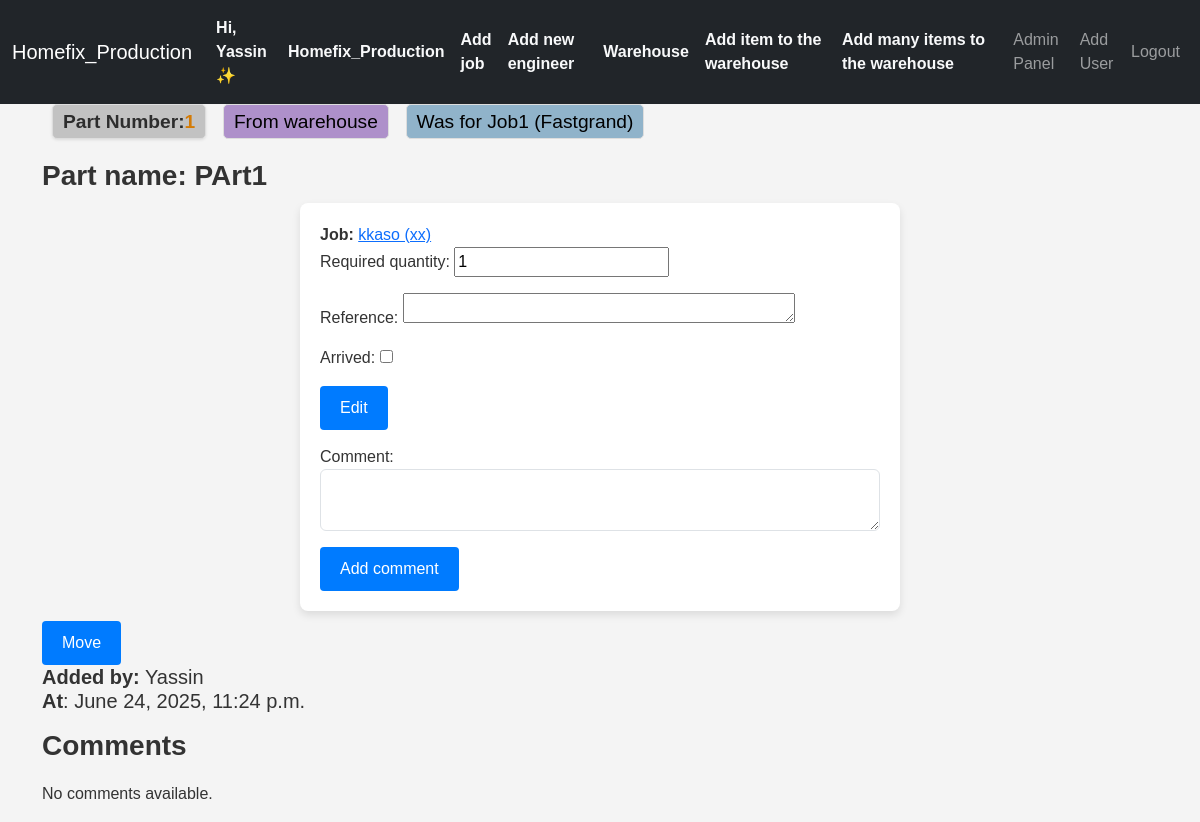
Before: /item/4/ (signed in) with the older database file.
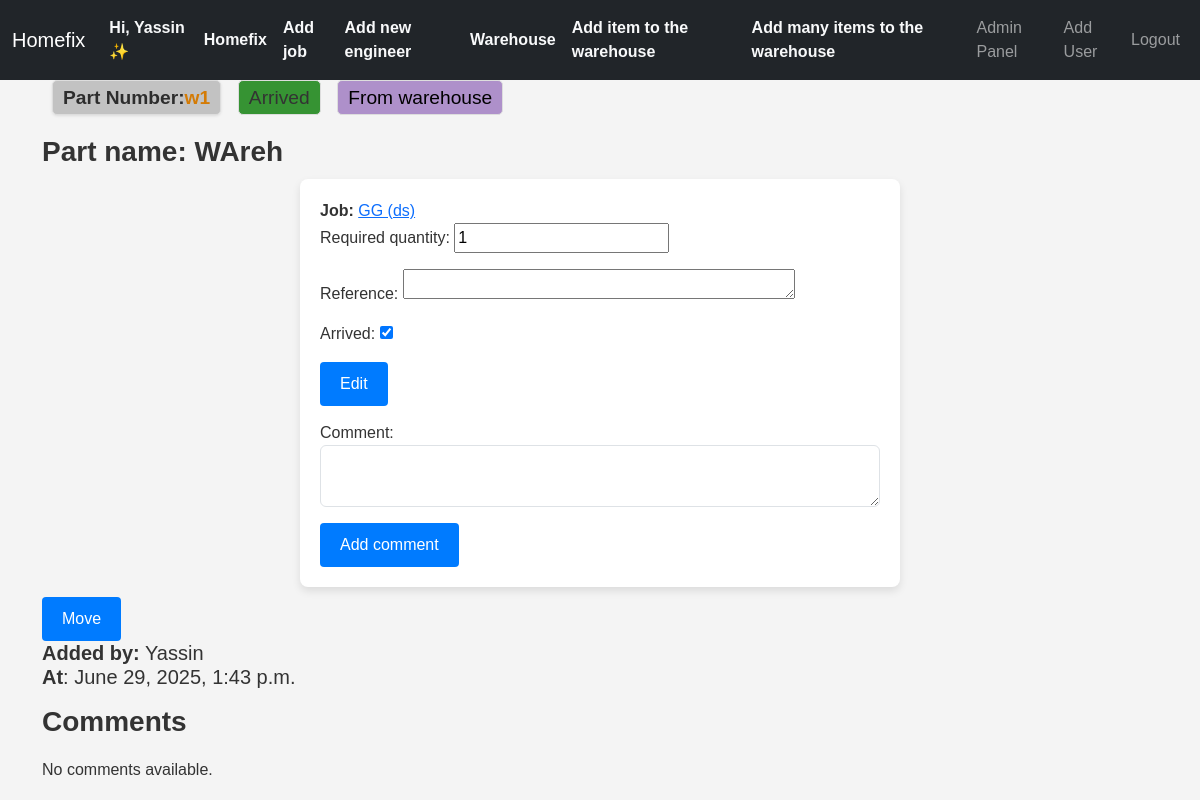
After: the same page with the newer database file.
### inventory/models.py (models this page shows, shortened)
class CustomUser(AbstractUser):
    permission_choices=[('admin','Admin'),
                        ('employee','Employee'),
                        ('owner','Owner')]
    company = models.ForeignKey(Company, on_delete=models.CASCADE, null=True, blank=True, related_name="employeees")
    email = models.EmailField(unique=True)
    username = models.CharField(max_length=90, unique=False)
    permission = models.CharField(choices=permission_choices,default='employee')
    is_owner=models.BooleanField(default=False,)
    is_admin=models.BooleanField(default=False,)
    is_employee=models.BooleanField(default=False,)
    is_banned=models.BooleanField(default=False,)
    REQUIRED_FIELDS = ['username',]
    USERNAME_FIELD = 'email'
    verbose_name='User'
    class Meta:
        verbose_name_plural = 'users'
        ordering = ['is_owner','is_admin','is_employee','is_banned']

class Company(models.Model):
    owner = models.ForeignKey("inventory.CustomUser", on_delete=models.CASCADE, null=True, blank=True,related_name="company_owner")
    employees = models.ManyToManyField('CustomUser', related_name='companies')
    company_name=models.CharField(max_length=70)
    company_email = models.EmailField(unique=True)
    address=models.TextField()
    phone=models.CharField(max_length=15)
    class Meta:
        verbose_name_plural = 'companies'
        ordering = ['company_name']

class JobItem(models.Model):
    job = models.ForeignKey(Job, on_delete=models.DO_NOTHING, related_name="items")
    item = models.ForeignKey(Item, on_delete=models.CASCADE, related_name="job_items")
    job_quantity = models.PositiveSmallIntegerField(default=0)  # How many needed for this job
    arrived_quantity=models.PositiveSmallIntegerField(default=0)
    reference=models.TextField(blank=True,null=True,max_length=40)
    ordered=models.BooleanField(default=False)
    arrived=models.BooleanField(default=False)
    is_used=models.BooleanField(default=False)
    from_warehouse=models.BooleanField(default=False)
    notes=models.TextField(null=True, blank=True)
    was_for_job=models.ForeignKey(Job, on_delete=models.DO_NOTHING,null=True,blank=True, related_name="moveditems")

class Item(models.Model):
    name=models.CharField(max_length=70)
    part_number=models.TextField(max_length=30)
    price=models.DecimalField(max_digits=10, decimal_places=2,)
    reference=models.TextField(blank=True,null=True,max_length=40)
    supplier=models.CharField(max_length=70)
    company=models.ForeignKey(Company,on_delete=models.CASCADE,related_name="item_company")
    added_date=models.DateTimeField(auto_now_add=True)
    added_by=models.ForeignKey(CustomUser, on_delete=models.DO_NOTHING, null=True, blank=True, related_name="added_by_user")
    required_quantity=models.PositiveSmallIntegerField(default=0)
    arrived_quantity=models.PositiveSmallIntegerField(default=0)
    ordered=models.BooleanField(default=False)

class Job(models.Model):
    status_chouces=[
        ('ready', 'Ready'),
        ('paused', 'Paused'),
        ('completed', 'Completed'),
        ('cancelled', 'Cancelled'),
        ('quoted', 'Quoted and waiting')
    ]
    address = models.CharField(max_length=70)
    job_id=models.BigIntegerField()
    status=models.CharField(choices=status_chouces, max_length=20)
    quotation=models.DecimalField(max_digits=10, decimal_places=2,blank=True,null=True)
    engineer=models.ForeignKey(Engineer,on_delete=models.SET_NULL,null=True,blank=True)
    parent_account=models.CharField(max_length=70)
    added_date=models.DateField(auto_now_add=True)
    company=models.ForeignKey(Company,on_delete=models.CASCADE,related_name="job_company")
    items_arrived=models.BooleanField(default=False, )
    post_code=models.CharField(max_length=10, null=True, blank=True)
    quoted=models.BooleanField(default=False)
    class Meta:
        unique_together = ('job_id', 'company')  # Enforce uniqueness at the company level
        ordering=['-added_date']
    def __str__(self):
        return self.address +" ("+ str(self.parent_account)+") "

### inventory/views.py (the view, shortened to what this page needs)
# urls.py: path('item/<int:pk>/',views.update_item,name='update_item'),
@login_required
def update_item(request, pk):
    item = JobItem.objects.get(Q(id=pk) & Q(job__company=request.user.company))
    completed=item.job.status=='completed'
    form = JobItemForm(instance=item,)#,updating=True,completed=completed
    comments_form=CommentForm(initial={
        'content_type': ContentType.objects.get_for_model(JobItem),
        'object_id': item.id,
        'company': request.user.company,
        })
    comments= Comment.objects.filter(content_type=ContentType.objects.get_for_model(JobItem), object_id=item.id,company=request.user.company)
    context = {'form': form,'item': item,'comments_form':comments_form,"comments":comments,"completed":completed}
    return render(request, 'inventory/update_item.html', context)

### inventory/forms.py (shortened to what this page needs)
class JobItemForm(forms.ModelForm):
    class Meta:
        model=JobItem
        fields='__all__'
        exclude=['job','from_warehouse','is_used','status','was_for_job','added_by','notes']
        widgets={'reference':forms.Textarea(attrs={'rows':1}),}
    def __init__(self, *args,**kwargs):
        super().__init__(*args, **kwargs)
        self.fields['item'].widget=forms.HiddenInput()
        self.fields['job_quantity'].label='Required quantity'
        if self.instance.is_used or self.instance.job.status=='completed' :
            for field in self.fields.values():
                field.widget.attrs['class'] = 'faded-input'
                field.widget.attrs['disabled'] = 'disabled'
        if self.instance.from_warehouse or (self.instance.was_for_job and self.instance.from_warehouse):
            self.fields['arrived_quantity'].widget=forms.HiddenInput()
            self.fields['ordered'].widget=forms.HiddenInput()

### inventory/templatetags/custom_tags.py (called while the page is built)
@register.filter
def is_admin(user):
    try:
        company=user.company
    except:
        company=None
    if company and user.is_authenticated:
        if user.company.owner==user or user.is_admin:
            return True
    return False

### templates/inventory/update_item.html (shortened to what this page needs)
{% extends 'inventory/base.html' %}
{% load static %}
{% block body %}
  <h2 style="margin-bottom: 20px; font-size: 1.5rem; font-weight: bold;">
    <span style="
    display: inline-block;
    padding: 5px 10px;
    margin-left: 10px;
    font-size: 1.2rem;
    background-color:rgba(182, 182, 182, 0.79);
    border: 1px solid #ddd;
    border-radius: 5px;
    box-shadow: 0 1px 3px rgba(0, 0, 0, 0.1);
  "><span style="color: rgba(0, 0, 0, 0.77);">Part Number:</span><span style="font-weight: bolder;
    color: rgb(212, 123, 5);">{{ item.item.part_number }}</span></span>
    {% if item.arrived and not item.is_used %}
      <span style="
    display: inline-block;
    padding: 5px 10px;
    margin-left: 10px;
    font-size: 1.2rem;
    font-weight: normal;
    color: #333;
    background-color:rgba(5, 122, 1, 0.79);
    border: 1px solid #ddd;
    border-radius: 5px;
    box-shadow: 0 1px 3px rgba(255, 255, 255, 0.1);
  ">Arrived</span>
    {% endif %}
    {% if item.from_warehouse %}
      <span style="
    display: inline-block;
    padding: 5px 10px;
    margin-left: 10px;
    font-size: 1.2rem;
    font-weight: normal;
    color: rgb(0, 0, 0);
    background-color:rgba(157, 119, 192, 0.79);
    border: 1px solid #ddd;
    border-radius: 5px;
    box-shadow: 0 1px 3px rgba(255, 253, 253, 0.1);
  ">From warehouse</span>
    {% endif %}
    {% if item.was_for_job and item.from_warehouse %}
      <span style="
    display: inline-block;
    padding: 5px 10px;
    margin-left: 10px;
    font-size: 1.2rem;
    font-weight: normal;
    color: rgb(0, 0, 0);
    background-color:rgba(119, 163, 192, 0.79);
    border: 1px solid #ddd;
    border-radius: 5px;
    box-shadow: 0 1px 3px rgba(255, 253, 253, 0.1);
  ">Was for {{ item.was_for_job }}</span>
    {% endif %}
  </h2>
  <section class="form-section">
    <h3>Part name:&nbsp{{ item.item.name }}</h3>
    <form action="" method="POST" enctype="multipart/form-data" class="form-container">
      <div class="form-group">
        <span><strong>Job:&nbsp</strong><a href=" {% url 'update_job' item.job.job_id %} ">{{ item.job }}</a></span>
        {{ form.as_p }}
        {% if not completed and not item.is_used %}
          <div class="form-group">
            <button name="edit" type="submit" class="btn-submit">Edit</button>
          </div>
        {% endif %}
      </div>
      <form action="POST">
        <section class="form-section">
          <div class="form-group">{{ comments_form.as_p }}</div>
          <div>
            <button name="just_add_comment" type="submit" class="btn-submit">Add comment</button>
          </div>
        </section>
      </form>
    </form>
    {% if not completed %}
      <span>
        <form action="{% url 'update_item' item.id %}" method="POST" class="delete-form" style="display: inline;">
          {% if not item.is_used and not item.job.status == 'completed' and not item.job.status == 'cancelled' %}
            <button name="move_item" type="submit" class="btn btn-submit">Move</button>
          {% endif %}
        </form>
      </span>
    {% endif %}
  </section>
  <section class="items-list">
    <h5>
      <div>
        <p>
          <strong>Added by:</strong> {{ item.item.added_by.username }} <br /><strong>At</strong>: {{ item.item.added_date }}
        </p>
      </div>
    </h5>
  </section>
  <section>
    <h3>Comments</h3>
    <div class="comments-container">
      {% for comment in comments %}
        <div class="comment-card">
          <span>Added by {{ comment.added_by.username }}</span>
          <p>{{ comment }}</p>
          <span>{{ comment.added_date }}</span>
        </div>
      {% empty %}
        <p>No comments available.</p>
      {% endfor %}
    </div>
  </section>
  <link rel="stylesheet" href="{% static 'css/style.css' %}" />
{% endblock %}

### templates/inventory/base.html (shortened to what this page needs)
{% load static %}
{% load custom_tags %}
<!DOCTYPE html>
<html lang="en">
  <head>
    <link href="https://cdn.jsdelivr.net/npm/bootstrap@5.3.3/dist/css/bootstrap.min.css" rel="stylesheet" />
    <link rel="stylesheet" href="{% static 'css/style.css' %}" />
  </head>
  <body>
    {% if request.user.is_authenticated %}
      <nav class="navbar navbar-expand-lg navbar-dark bg-dark">
        <div class="container-fluid">
          <a class="navbar-brand" href="{% url 'inventory' %}">{{ request.user.company.company_name }}</a>
          <div class="collapse navbar-collapse" id="navbarNav">
            <ul class="navbar-nav ms-auto align-items-center">
              <li class="nav-item">
                <a class="nav-link fw-bold text-light" href="{% url 'update_user' request.user.id %}">
                  {% if request.user|is_owner %}
                    Hi, {{ request.user.username }} ✨
                  {% else %}
                    {% if request.user|is_admin %}
                      {{ request.user.username }}👔 <small>Admin</small>
                    {% else %}
                      {{ request.user.username }}👔 <small>Employee</small>
                    {% endif %}
                  {% endif %}
                </a>
              </li>
              {% if request.user.company %}
                {% if request.user|is_owner %}
                  <li class="nav-item">
                    <a class="nav-link fw-bold text-light" href="{% url 'update_company' %}">{{ request.user.company.company_name }}</a>
                  </li>
                {% else %}
                  <li class="nav-item">
                    <a class="nav-link fw-bold text-light" href="{% url 'update_company' %}">{{ request.user.company.company_name }}</a>
                  </li>
                {% endif %}
              {% endif %}
              <li class="nav-item">
                <a class="nav-link fw-bold text-light" href="{% url 'create_job' %}">Add job</a>
              </li>
              <li class="nav-item">
                <a class="nav-link fw-bold text-light" href="{% url 'add_eng' %}">Add new engineer</a>
              </li>
              <li class="nav-item">
                <a class="nav-link fw-bold text-light" href="{% url 'warehouse' %}">Warehouse</a>
              </li>
              <li class="nav-item">
                <a class="nav-link fw-bold text-light" href="{% url 'item_add' True %}">Add item to the warehouse</a>
              </li>
              <li class="nav-item">
                <a class="nav-link fw-bold text-light" href="{% url 'batch_entry' %}">Add many items to the warehouse</a>
              </li>
              {% if request.user|is_admin %}
                <li class="nav-item">
                  <a class="nav-link" href="{% url 'admin_panel' %}">Admin Panel</a>
                </li>
                <li class="nav-item">
                  <a class="nav-link" href="{% url 'register' %}">Add User</a>
                </li>
              {% endif %}
              <li class="nav-item">
                <a class="nav-link" href="{% url 'logout' %}">Logout</a>
              </li>
            </ul>
          </div>
        </div>
      </nav>
    {% endif %}
    <div class="container content">
      {% block body %}
      {% endblock %}
    </div>
  </body>
</html>

Changed rows visible on the page:
changed CustomUser "Yassin": user.company.company_name "Homefix_Production" → "Homefix"
changed JobItem "Yassin": item.part_number "1" → "w1"; item.name "PArt1" → "WAreh"; job "kkaso (xx)" → "GG (ds)"; arrived "☐" → "☑"; item.added_date "June 24, 2025, 11:24 p.m." → "June 29, 2025, 1:43 p.m."; was_for_job_id 1 → empty (drawn); was_for_job "Job1 (Fastgrand)" → (not shown)
Other visible differences:
text no longer shown: "Was for"
text now shown: "Arrived"
